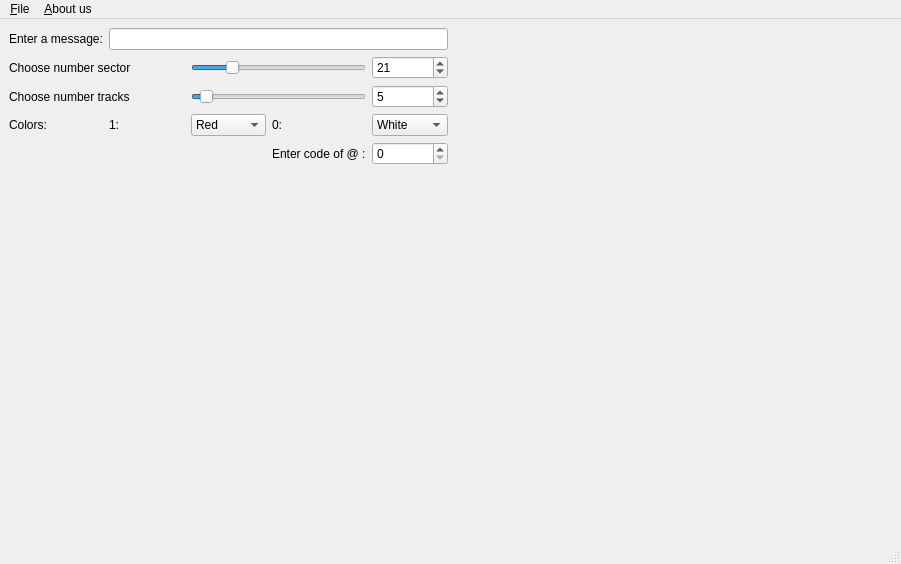
<?xml version="1.0" encoding="UTF-8"?>
<ui version="4.0">
 <class>MainWindow</class>
 <widget class="QMainWindow" name="MainWindow">
  <property name="geometry">
   <rect>
    <x>0</x>
    <y>0</y>
    <width>901</width>
    <height>564</height>
   </rect>
  </property>
  <property name="windowTitle">
   <string>MainWindow</string>
  </property>
  <widget class="QWidget" name="centralwidget">
   <layout class="QGridLayout" name="gridLayout_3">
    <item row="0" column="0">
     <layout class="QGridLayout" name="gridLayout_2">
      <item row="0" column="1" rowspan="2">
       <widget class="ParachuteView" name="parachuteView" native="true"/>
      </item>
      <item row="1" column="0">
       <widget class="BinaryViewWidget" name="binaryView" native="true"/>
      </item>
      <item row="0" column="0">
       <layout class="QGridLayout" name="gridLayout">
        <item row="0" column="1" colspan="4">
         <widget class="QLineEdit" name="messageLineEdit"/>
        </item>
        <item row="3" column="2">
         <widget class="QComboBox" name="color1">
          <item>
           <property name="text">
            <string>Red</string>
           </property>
          </item>
          <item>
           <property name="text">
            <string>Black</string>
           </property>
          </item>
          <item>
           <property name="text">
            <string>Blue</string>
           </property>
          </item>
          <item>
           <property name="text">
            <string>Brown</string>
           </property>
          </item>
         </widget>
        </item>
        <item row="0" column="0">
         <widget class="QLabel" name="label">
          <property name="text">
           <string>Enter a message:</string>
          </property>
         </widget>
        </item>
        <item row="2" column="2" colspan="2">
         <widget class="QSlider" name="tracks_slider">
          <property name="value">
           <number>5</number>
          </property>
          <property name="orientation">
           <enum>Qt::Horizontal</enum>
          </property>
         </widget>
        </item>
        <item row="1" column="2" colspan="2">
         <widget class="QSlider" name="sectorSlider">
          <property name="value">
           <number>21</number>
          </property>
          <property name="orientation">
           <enum>Qt::Horizontal</enum>
          </property>
         </widget>
        </item>
        <item row="3" column="4">
         <widget class="QComboBox" name="color0">
          <item>
           <property name="text">
            <string>White</string>
           </property>
          </item>
          <item>
           <property name="text">
            <string>Yellow</string>
           </property>
          </item>
          <item>
           <property name="text">
            <string>Pink</string>
           </property>
          </item>
          <item>
           <property name="text">
            <string>Orange</string>
           </property>
          </item>
         </widget>
        </item>
        <item row="2" column="0" colspan="2">
         <widget class="QLabel" name="label_3">
          <property name="text">
           <string>Choose number tracks</string>
          </property>
         </widget>
        </item>
        <item row="3" column="1">
         <widget class="QLabel" name="label_5">
          <property name="text">
           <string>1:</string>
          </property>
         </widget>
        </item>
        <item row="3" column="0">
         <widget class="QLabel" name="label_4">
          <property name="text">
           <string>Colors:</string>
          </property>
         </widget>
        </item>
        <item row="2" column="4">
         <widget class="QSpinBox" name="nbTrack">
          <property name="minimum">
           <number>1</number>
          </property>
          <property name="value">
           <number>5</number>
          </property>
         </widget>
        </item>
        <item row="3" column="3">
         <widget class="QLabel" name="label_6">
          <property name="text">
           <string>0:</string>
          </property>
         </widget>
        </item>
        <item row="1" column="0" colspan="2">
         <widget class="QLabel" name="label_2">
          <property name="text">
           <string>Choose number sector</string>
          </property>
         </widget>
        </item>
        <item row="1" column="4">
         <widget class="QSpinBox" name="nbSector">
          <property name="minimum">
           <number>3</number>
          </property>
          <property name="value">
           <number>21</number>
          </property>
         </widget>
        </item>
        <item row="4" column="4">
         <widget class="QSpinBox" name="shiftVal">
          <property name="maximum">
           <number>200</number>
          </property>
          <property name="value">
           <number>0</number>
          </property>
         </widget>
        </item>
        <item row="4" column="3">
         <widget class="QLabel" name="shift">
          <property name="text">
           <string>Enter code of @ :</string>
          </property>
         </widget>
        </item>
       </layout>
      </item>
     </layout>
    </item>
   </layout>
  </widget>
  <widget class="QMenuBar" name="menubar">
   <property name="geometry">
    <rect>
     <x>0</x>
     <y>0</y>
     <width>901</width>
     <height>24</height>
    </rect>
   </property>
   <widget class="QMenu" name="menu_File">
    <property name="title">
     <string>&amp;File</string>
    </property>
    <addaction name="action_New"/>
    <addaction name="action_Open"/>
    <addaction name="action_Save_as"/>
    <addaction name="separator"/>
    <addaction name="action_Quit"/>
   </widget>
   <widget class="QMenu" name="menu_About_us">
    <property name="title">
     <string>&amp;About us</string>
    </property>
    <addaction name="action_Description"/>
   </widget>
   <addaction name="menu_File"/>
   <addaction name="menu_About_us"/>
  </widget>
  <widget class="QStatusBar" name="statusbar"/>
  <action name="action_Open">
   <property name="text">
    <string>&amp;Open...</string>
   </property>
   <property name="shortcut">
    <string>Ctrl+O</string>
   </property>
  </action>
  <action name="action_Save">
   <property name="text">
    <string>&amp;Save</string>
   </property>
  </action>
  <action name="action_Save_as">
   <property name="text">
    <string>Sa&amp;ve as...</string>
   </property>
   <property name="shortcut">
    <string>Ctrl+S</string>
   </property>
  </action>
  <action name="action_Quit">
   <property name="text">
    <string>&amp;Quit</string>
   </property>
   <property name="iconText">
    <string>Quit</string>
   </property>
   <property name="toolTip">
    <string>Quit</string>
   </property>
  </action>
  <action name="action_New">
   <property name="text">
    <string>&amp;New...</string>
   </property>
   <property name="shortcut">
    <string>Ctrl+N</string>
   </property>
  </action>
  <action name="action_Description">
   <property name="text">
    <string>&amp;Description</string>
   </property>
  </action>
 </widget>
 <customwidgets>
  <customwidget>
   <class>BinaryViewWidget</class>
   <extends>QWidget</extends>
   <header>BinaryViewWidget.h</header>
   <container>1</container>
  </customwidget>
  <customwidget>
   <class>ParachuteView</class>
   <extends>QWidget</extends>
   <header>ParachuteView.h</header>
   <container>1</container>
  </customwidget>
 </customwidgets>
 <resources/>
 <connections/>
</ui>
